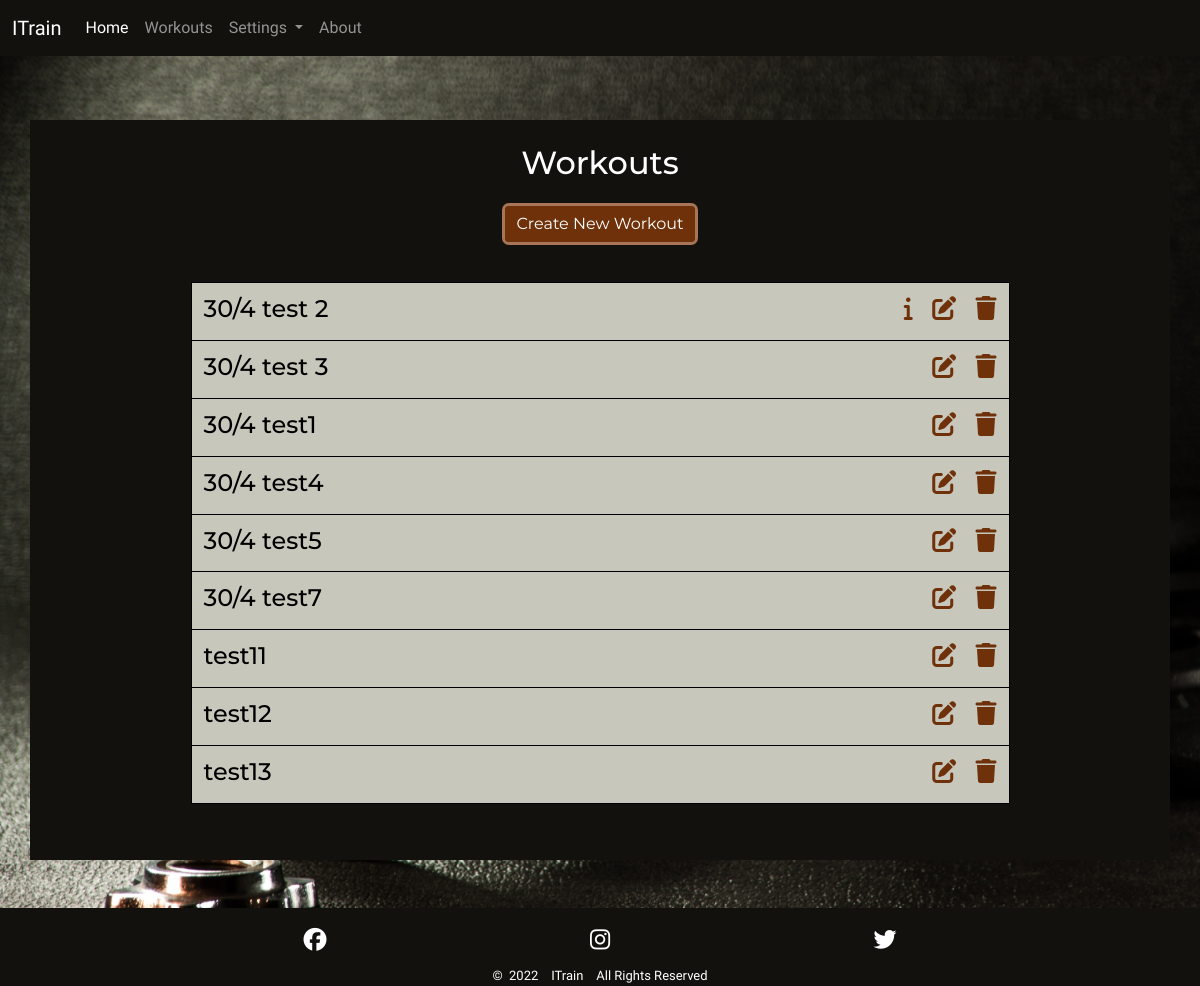
The page /workouts/ on the database as committed earlier.
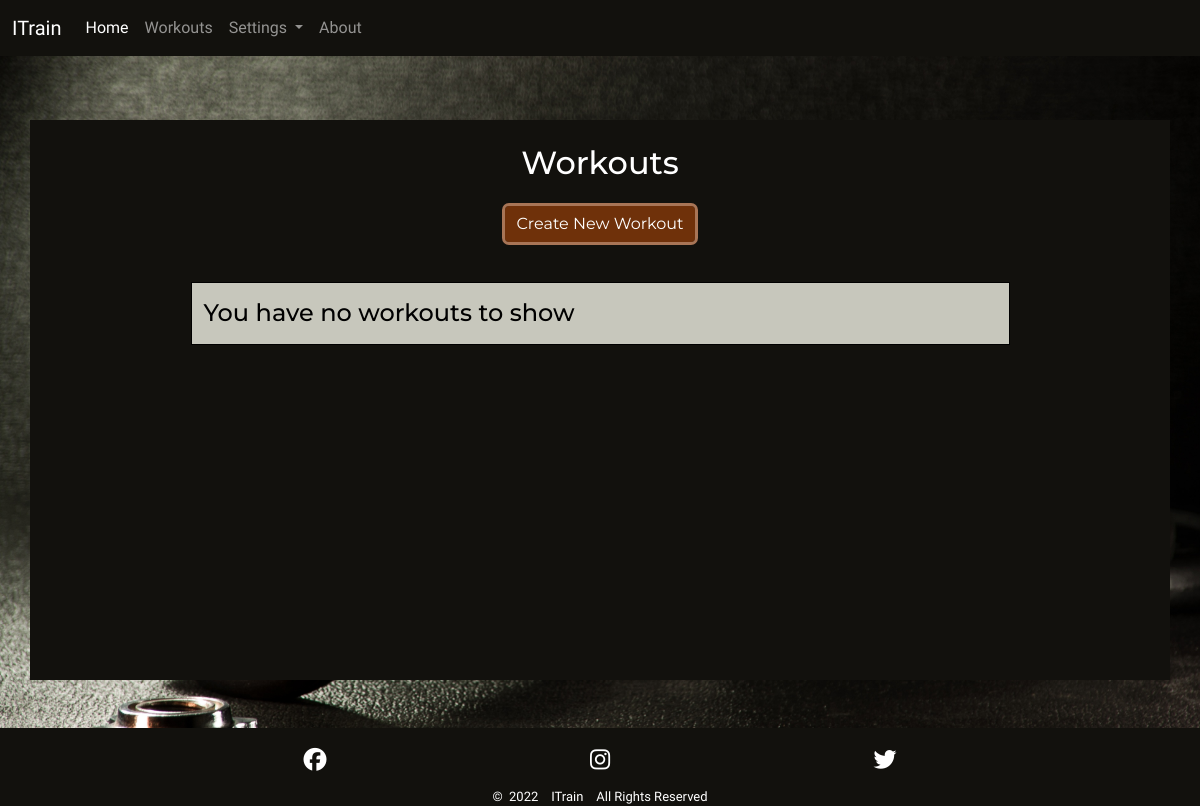
The same page on the database as committed later.
### main/models.py (models this page shows, shortened)
class Workout(models.Model):
    name = models.CharField(max_length=30, unique=True, null=False,
                            blank=False,
                            error_messages={'unique':
                                            'The Workout name is not unique'})
    description = models.TextField(max_length=200, blank=True)
    class Meta:
        ordering = ['name']

### main/views.py (the view)
# urls.py: path('workouts/', WorkoutList.as_view(), name='workouts'),
class WorkoutList(generic.ListView):
    model = Workout
    template_name = 'main/workouts.html'
    paginate_by = 50

### main/templates/main/workouts.html (shortened to what this page needs)
{% extends 'base.html' %}
{% load static %}
{% block content %}
<div class="jumbotron container p1 p-sm-2 mt-md-3">
  <div class="jumbotron-head justify-content-center text-center mt-3">
    <h2 class="mb-4">Workouts</h2>
    <a href="{% url 'create_workout'%}">
      <button type="button" class="btn btn-primary">Create New Workout</button>
    </a>
  </div>
  <div class="container-md content-list-container p-sm-4 mt-3 gy-4 dark-clr">
    <div class="row session-workout content-list row-cols-1">
      {% for workout in workout_list %}
      <div class="col-6 grid-col2">
        <h4>{{ workout.name }}</h4>
      </div>
      <div class="col-6 grid-col2">
        <h4 class="end">
          {% if workout.description != '' %}
          <a class="med-dark-clr" data-bs-toggle="collapse" href="#collapseWorkout{{ workout.id }}"
            aria-expanded="false" aria-controls="collapseWorkout{{ workout.id }}"><i
              class="fa-solid fa-info"></i></a>&nbsp;&nbsp;
          {% endif %}
          <a class="med-dark-clr" href="{% url 'edit_workout' workout.id %}"><i
              class="fa-solid fa-edit"></i></a>&nbsp;&nbsp;
          <a class="med-dark-clr" href="#delete-workout-{{ workout.id }}" data-bs-toggle="modal">
            <i class="fa-solid fa-trash"></i>
          </a>
        </h4>
      </div>
      {% empty %}
      <div class="col grid-col2 pt-3">
        <h4>You have no workouts to show</h4>
      </div>
      {% endfor %}
    </div>
  </div>
</div>
{% endblock %}

Rows that differ between the two databases and show on the page:
removed Workout: name "30/4 test 2"
removed Workout: name "30/4 test 3"
removed Workout: name "30/4 test1"
removed Workout: name "30/4 test4"
removed Workout: name "30/4 test5"
removed Workout: name "30/4 test7"
removed Workout: name "test11"
removed Workout: name "test12"
removed Workout: name "test13"
Other text that changed with them:
text now shown: "You have no workouts to show"
